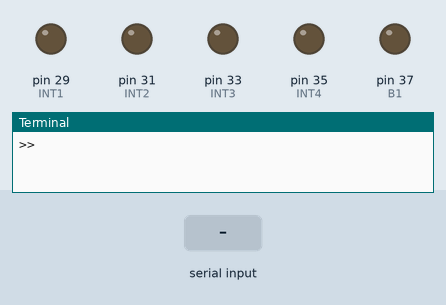
Recording of a program running on a simulated Raspberry Pi (header pin numbers). Shown: output pins drawn as LEDs (lit = HIGH), the last lines printed to the terminal. Inputs (shaded band) come from the test bench.

Above: at 1.2 s.
1.3 s: "W" typed at the terminal, then Enter
At 1.7 s:
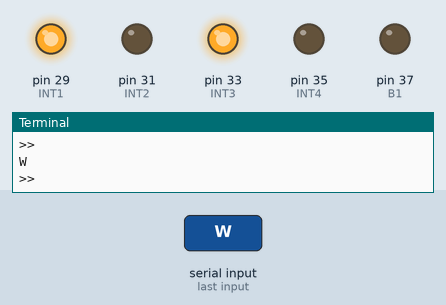
2.8 s: "S" typed at the terminal, then Enter
At 4.0 s:
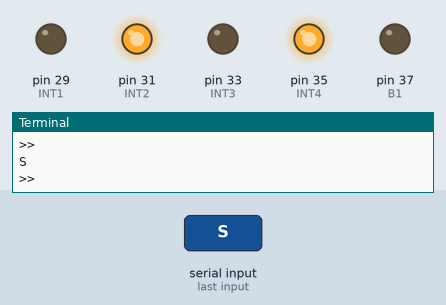
4.3 s: "A" typed at the terminal, then Enter
At 5.2 s:
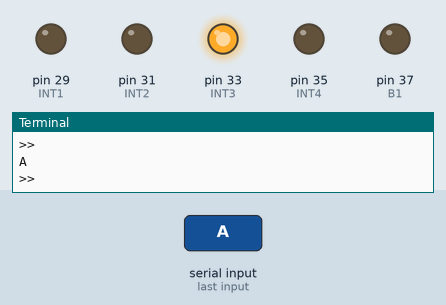
5.8 s: "D" typed at the terminal, then Enter
At 6.3 s:
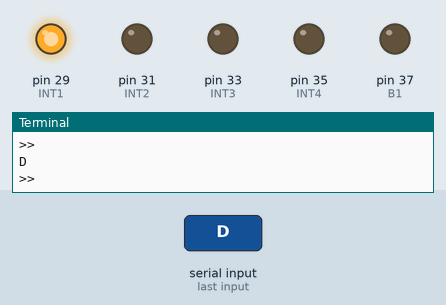
Timing chart, 0 to 8.3 s (numbered marks = the images above; inputs shaded):
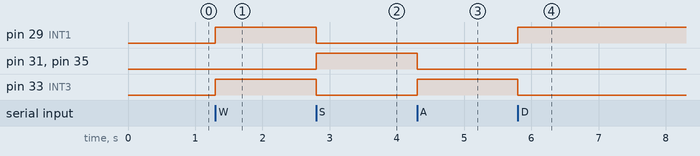

Measured:
- after the input at 1.3 s, pin 29 (INT1), pin 33 (INT3): LOW → HIGH at once
- after the input at 2.8 s, pin 29 (INT1), pin 33 (INT3): HIGH → LOW at once; pin 31 (INT2), pin 35 (INT4): LOW → HIGH at once
- after the input at 4.3 s, pin 31 (INT2), pin 35 (INT4): HIGH → LOW at once; pin 33 (INT3): LOW → HIGH at once
- after the input at 5.8 s, pin 29 (INT1): LOW → HIGH at once; pin 33 (INT3): HIGH → LOW at once

The program:

MotorWheel.py
```python
#!/usr/bin/python
# -*- coding:UTF-8 -*-
from ast import Str
import RPi.GPIO as GPIO
import time
INT1 = 29
INT2 = 31
INT3 = 33
INT4 = 35
B1 = 37
B2 = 39   #GND

# GPIO.cleanup()
GPIO.setwarnings(False)
#M1 左电机 INT1 INT2 TOU1 TOU2
#M2 右电机 INT3 INT4 TOU3 TOU4

class MotorWheel:
	def __init__(self):
		GPIO.setmode(GPIO.BOARD)
		GPIO.setup(INT1,GPIO.OUT)
		GPIO.setup(INT2,GPIO.OUT)
		GPIO.setup(INT3,GPIO.OUT)
		GPIO.setup(INT4,GPIO.OUT)
		GPIO.setup(B1,GPIO.OUT)
		self.Stop()

	def Forward(self):#M1 M2 正转
		GPIO.output(INT1,GPIO.HIGH)
		GPIO.output(INT2,GPIO.LOW)
		GPIO.output(INT3,GPIO.HIGH)
		GPIO.output(INT4,GPIO.LOW)

	def Back(self):#M1 M2 反转
		GPIO.output(INT1,GPIO.LOW)
		GPIO.output(INT2,GPIO.HIGH)
		GPIO.output(INT3,GPIO.LOW)
		GPIO.output(INT4,GPIO.HIGH)

	def Right(self):# M1 正转
		GPIO.output(INT1,GPIO.HIGH)
		GPIO.output(INT2,GPIO.LOW)
		GPIO.output(INT3,GPIO.LOW)
		GPIO.output(INT4,GPIO.LOW)

	def Left(self):#M2 正转
		GPIO.output(INT1,GPIO.LOW)
		GPIO.output(INT2,GPIO.LOW)
		GPIO.output(INT3,GPIO.HIGH)
		GPIO.output(INT4,GPIO.LOW)

	def Stop(self):
		GPIO.output(INT1,GPIO.LOW)
		GPIO.output(INT2,GPIO.LOW)
		GPIO.output(INT3,GPIO.LOW)
		GPIO.output(INT4,GPIO.LOW)

	def SendCmd(self,cmd:str):
		try:
			if(cmd.upper() == 'W'):
				self.Forward()
			elif(cmd.upper() == 'S'):
				self.Back()
			elif(cmd.upper() == 'A'):
				self.Left()
			elif(cmd.upper() == 'D'):
				self.Right()
			elif(cmd.upper() == 'P'):
				self.Stop()
		except KeyboardInterrupt:
			GPIO.cleanup()

if __name__ == "__main__":
	try:
		wheel = MotorWheel()
		while True:
			data = input(">>")# raw_input(">>")
			wheel.SendCmd(data)
	except KeyboardInterrupt:
		GPIO.cleanup()
```
